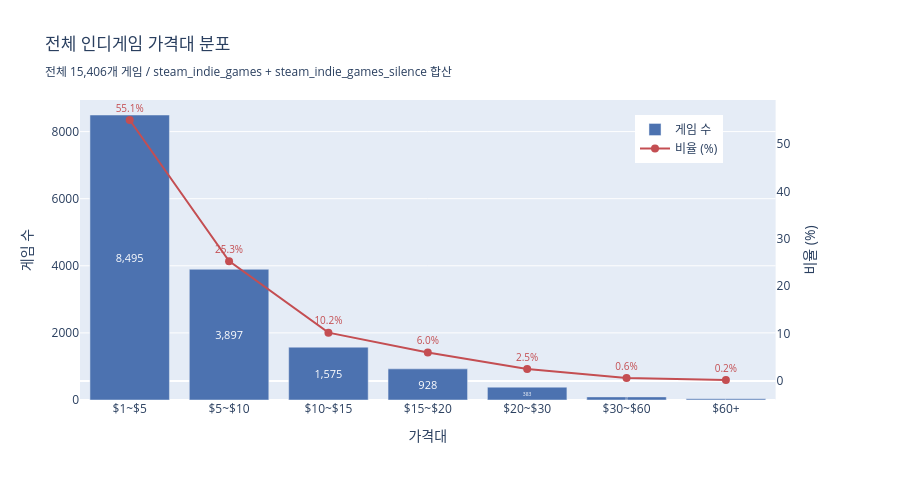

The notebook cell saved with this chart:
### Markdown cell above
## 3. 가격대별 게임 수 & 비율 — 이중 바 차트

### Code cell
fig = make_subplots(specs=[[{'secondary_y': True}]])

fig.add_trace(
    go.Bar(
        x=price_stats['price_range'].astype(str),
        y=price_stats['game_count'],
        marker_color=COLOR_BAR,
        text=price_stats['game_count'].apply(lambda v: f'{v:,}'),
        textposition='inside',
        insidetextanchor='middle',
        textfont=dict(color='white', size=11),
        hovertemplate='<b>%{x}</b><br>게임 수: %{y:,}<extra></extra>',
        name='게임 수',
    ),
    secondary_y=False,
)

fig.add_trace(
    go.Scatter(
        x=price_stats['price_range'].astype(str),
        y=price_stats['ratio'].round(1),
        mode='lines+markers+text',
        marker=dict(size=8, color='#C44E52'),
        line=dict(color='#C44E52', width=2),
        text=price_stats['ratio'].apply(lambda v: f'{v:.1f}%'),
        textposition='top center',
        textfont=dict(size=10, color='#C44E52'),
        hovertemplate='<b>%{x}</b><br>비율: %{y:.1f}%<extra></extra>',
        name='비율 (%)',
    ),
    secondary_y=True,
)

fig.update_layout(
    title=f'전체 인디게임 가격대 분포<br>'
          f'<sub>전체 {len(df):,}개 게임 / steam_indie_games + steam_indie_games_silence 합산</sub>',
    height=480,
    legend=dict(x=0.75, y=0.95),
)
fig.update_yaxes(title_text='게임 수', secondary_y=False)
fig.update_yaxes(title_text='비율 (%)', secondary_y=True, showgrid=False)
fig.update_xaxes(title_text='가격대')

fig.show()

### Figure 1 — Plotly figure (JSON) as saved in the notebook; plotly's stock layout.template omitted (floating-point values rounded to 4 significant figures)
{"data": [{"hovertemplate": "<b>%{x}</b><br>게임 수: %{y:,}<extra></extra>", "insidetextanchor": "middle", "marker": {"color": "#4C72B0"}, "name": "게임 수", "text": ["8,495", "3,897", "1,575", "928", "383", "93", "35"], "textfont": {"color": "white", "size": 11}, "textposition": "inside", "type": "bar", "x": ["$1~$5", "$5~$10", "$10~$15", "$15~$20", "$20~$30", "$30~$60", "$60+"], "xaxis": "x", "y": [8495, 3897, 1575, 928, 383, 93, 35], "yaxis": "y"}, {"hovertemplate": "<b>%{x}</b><br>비율: %{y:.1f}%<extra></extra>", "line": {"color": "#C44E52", "width": 2}, "marker": {"color": "#C44E52", "size": 8}, "mode": "lines+markers+text", "name": "비율 (%)", "text": ["55.1%", "25.3%", "10.2%", "6.0%", "2.5%", "0.6%", "0.2%"], "textfont": {"color": "#C44E52", "size": 10}, "textposition": "top center", "type": "scatter", "x": ["$1~$5", "$5~$10", "$10~$15", "$15~$20", "$20~$30", "$30~$60", "$60+"], "xaxis": "x", "y": [55.1, 25.3, 10.2, 6.0, 2.5, 0.6, 0.2], "yaxis": "y2"}], "layout": {"height": 480, "legend": {"x": 0.75, "y": 0.95}, "title": {"text": "전체 인디게임 가격대 분포<br><sub>전체 15,406개 게임 / steam_indie_games + steam_indie_games_silence 합산</sub>"}, "xaxis": {"anchor": "y", "domain": [0, 0.94], "title": {"text": "가격대"}}, "yaxis": {"anchor": "x", "domain": [0, 1], "title": {"text": "게임 수"}}, "yaxis2": {"anchor": "x", "overlaying": "y", "showgrid": false, "side": "right", "title": {"text": "비율 (%)"}}}}
